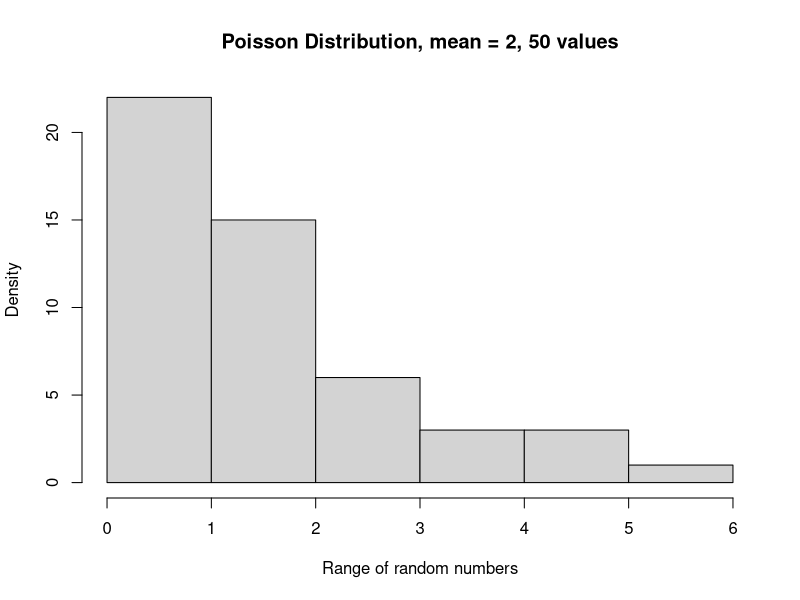
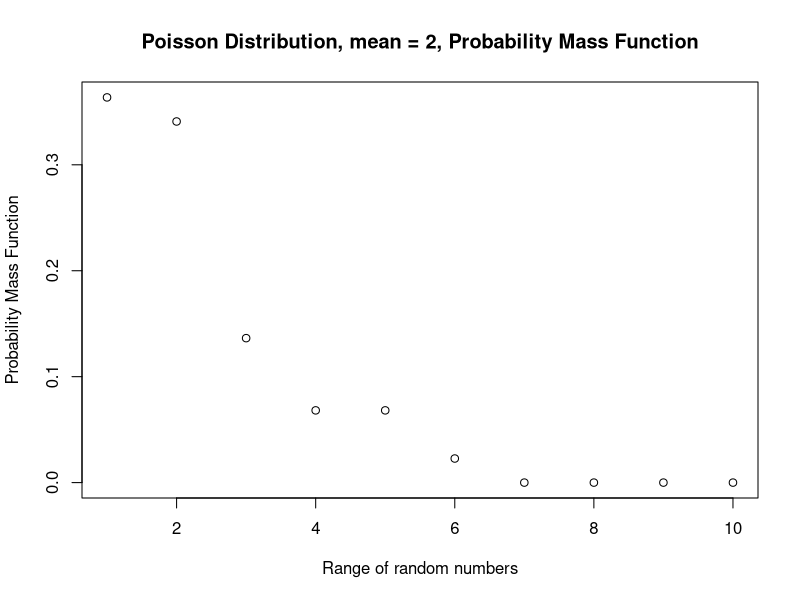
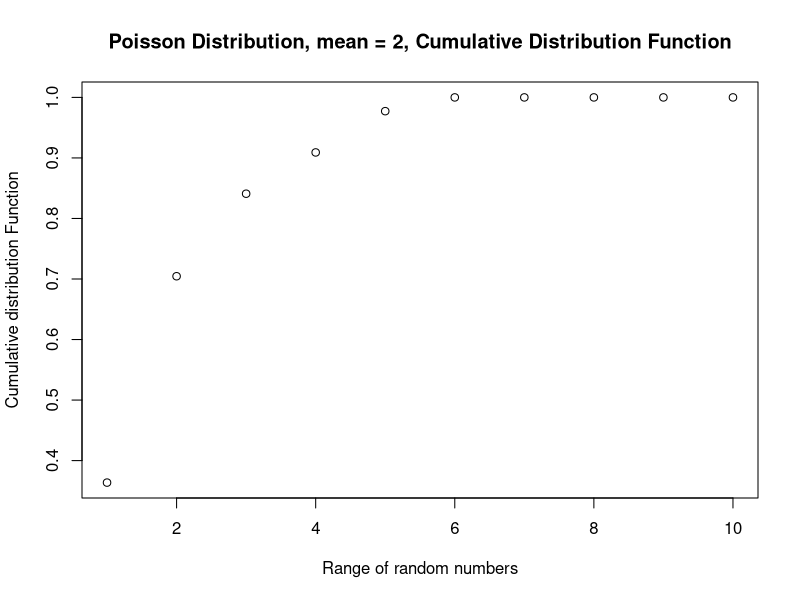

Source code (R) for these figures, in order:
n <- 50
lamda <- 2
u <- runif(n)
p0 <- exp(-lamda)
x <- vector(,n)
pms <- vector(,10)

for(j in 1:n)
{
	p <- p0
	f <- p
	i <- 0
	repeat {
		if(u[j] < f) {
			x[j] <- i
			if(i <= 10) {
				pms[i] <- pms[i] + 1
			}			
			break
		}
		p <- (lamda * p) / (i+1)
		f <- f + p
		i <- i + 1
	}
}

print(x[1:50])

pms <- pms/sum(pms)
cdf <- cumsum(pms)

hist(x, main="Poisson Distribution, mean = 2, 50 values", xlab="Range of random numbers", ylab="Density")
dev.copy(png,"plot2a.png");
dev.off ();

plot(1:10, pms, col='black', cex=1, main="Poisson Distribution, mean = 2, Probability Mass Function", xlab="Range of random numbers", ylab="Probability Mass Function")
dev.copy(png,"plot2b.png");
dev.off ();

plot(1:10, cdf, col='black', cex=1, main="Poisson Distribution, mean = 2, Cumulative Distribution Function", xlab="Range of random numbers", ylab="Cumulative distribution Function")
dev.copy(png,"plot2c.png");
dev.off ();
